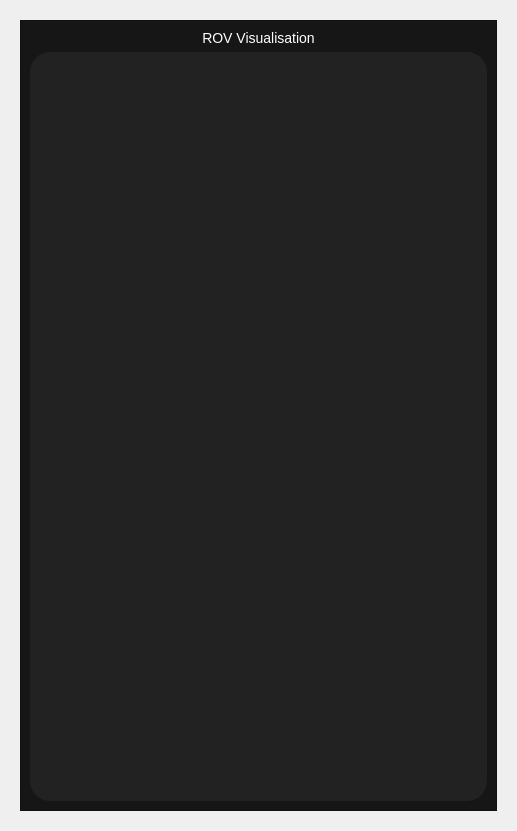
<?xml version="1.0" encoding="UTF-8"?>
<ui version="4.0">
 <class>Form</class>
 <widget class="QWidget" name="Form">
  <property name="geometry">
   <rect>
    <x>0</x>
    <y>0</y>
    <width>517</width>
    <height>831</height>
   </rect>
  </property>
  <property name="windowTitle">
   <string>Form</string>
  </property>
  <layout class="QVBoxLayout" name="verticalLayout_3">
   <item>
    <widget class="QWidget" name="config_rov_visualisation_widget" native="true">
     <layout class="QVBoxLayout" name="verticalLayout_2">
      <item>
       <widget class="QFrame" name="config_rov_visualisation">
        <property name="styleSheet">
         <string notr="true">QFrame#config_rov_visualisation{
background-color:	rgba(22,22,22,255);
}</string>
        </property>
        <property name="frameShape">
         <enum>QFrame::StyledPanel</enum>
        </property>
        <property name="frameShadow">
         <enum>QFrame::Raised</enum>
        </property>
        <layout class="QVBoxLayout" name="verticalLayout">
         <item>
          <widget class="QLabel" name="config_label_rov_visualisation">
           <property name="sizePolicy">
            <sizepolicy hsizetype="Preferred" vsizetype="Fixed">
             <horstretch>0</horstretch>
             <verstretch>0</verstretch>
            </sizepolicy>
           </property>
           <property name="styleSheet">
            <string notr="true">color:White;
font-size: 14px;</string>
           </property>
           <property name="text">
            <string>ROV Visualisation</string>
           </property>
           <property name="alignment">
            <set>Qt::AlignCenter</set>
           </property>
          </widget>
         </item>
         <item>
          <widget class="QFrame" name="config_frame_rov_visualisation">
           <property name="styleSheet">
            <string notr="true">QFrame#config_frame_rov_visualisation {
background-color: rgba(34,34,34,255);
border-radius: 20px;
}
QPushButton {
background-color: rgba(63,67,66,255);
border-radius: 21px;
color: rgb(255, 255, 255);
font-size: 13px;
width: 100px;
height: 42px;
}
QPushButton:hover{
background-color: rgba(17, 120, 223, 200);
}
QPushButton:pressed{
background-color: rgba(17, 120, 223, 128)
}
QLabel{
color: White;
font-size: 13px;
}
QCheckBox{
color: White;
}
QCheckBox::indicator{
border: 1px solid Black;
background-color: rgba(54,54,54,255);
}
QCheckBox::indicator:unchecked:hover{
border: 1px solid rgb(200,200,200);
}
QCheckBox::indicator:unchecked:pressed{
background-color: rgba(70,70,70,255);
}
QCheckBox::indicator:checked:hover{
border: 1px solid rgb(180,180,180);
}
QCheckBox::indicator:checked:pressed{
background-color: rgba(70,70,70,255);
}
QCheckBox::indicator:checked {
image: url(images/white_checkmark);
}

QScrollArea{
border: none;
}
QScrollBar:vertical {
background:rgba(22,22,22,225);
width:12px;  
border-radius: 6px; 
margin: 0px 0px 0px 0px; 
border: 0px solid black;
}
QScrollBar::handle:vertical {         
min-height: 0px;
border-radius: 5px;
background-color: rgba(66,66,66,255);
border: 0px solid black;
}
QScrollBar::add-line:vertical {       
height: 0px;
subcontrol-position: bottom;
subcontrol-origin: margin;
}
QScrollBar::sub-line:vertical {
height: 0 px;
subcontrol-position: bottom;
subcontrol-origin: margin;
}
QScrollBar::sub-page:vertical {
background: none;
}
QScrollBar::add-page:vertical {
background: none;
}
QTextEdit{
background-color: rgba(52,52,52,255);
border: none;
color: White;
}</string>
           </property>
           <property name="frameShape">
            <enum>QFrame::StyledPanel</enum>
           </property>
           <property name="frameShadow">
            <enum>QFrame::Raised</enum>
           </property>
          </widget>
         </item>
        </layout>
       </widget>
      </item>
     </layout>
    </widget>
   </item>
  </layout>
 </widget>
 <resources/>
 <connections/>
</ui>
